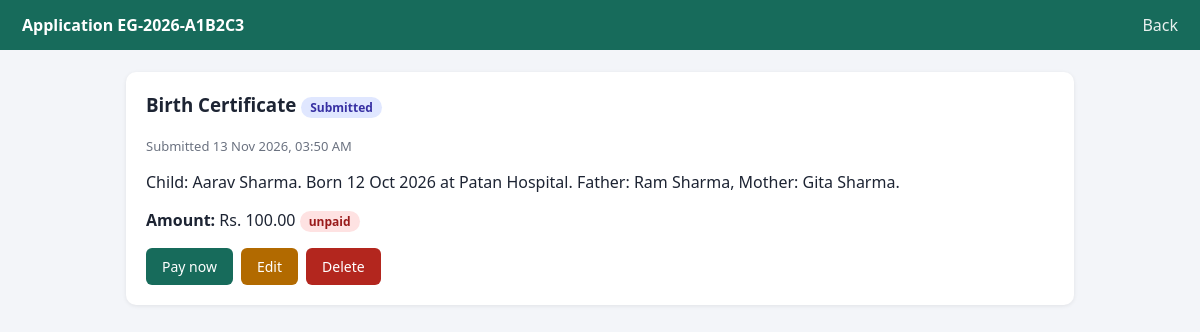
The page /view.php?id=1 (signed in) on the database its author committed.
### tables this page shows
CREATE TABLE applications (
  id INT AUTO_INCREMENT PRIMARY KEY,
  ref_no VARCHAR(20) NOT NULL UNIQUE,
  user_id INT NOT NULL,
  service_type_id INT NOT NULL,
  details TEXT NOT NULL,
  amount_due DECIMAL(10,2) NOT NULL DEFAULT 0,
  payment_status ENUM('unpaid','paid') NOT NULL DEFAULT 'unpaid',
  paid_at DATETIME NULL,
  status ENUM('submitted','under_review','approved','rejected','delivered') NOT NULL DEFAULT 'submitted',
  admin_remarks TEXT NULL,
  handled_by INT NULL,
  delivered_at DATETIME NULL,
  document_no VARCHAR(30) NULL,
  delivery_note VARCHAR(255) NULL,
  created_at TIMESTAMP DEFAULT CURRENT_TIMESTAMP,
  updated_at TIMESTAMP DEFAULT CURRENT_TIMESTAMP ON UPDATE CURRENT_TIMESTAMP,
  FOREIGN KEY (user_id) REFERENCES users(id) ON DELETE CASCADE,
  FOREIGN KEY (service_type_id) REFERENCES service_types(id),
  FOREIGN KEY (handled_by) REFERENCES admins(id) ON DELETE SET NULL
);

CREATE TABLE service_types (
  id INT AUTO_INCREMENT PRIMARY KEY,
  name VARCHAR(80) NOT NULL UNIQUE,
  description VARCHAR(255) NOT NULL DEFAULT '',
  hint VARCHAR(255) NOT NULL DEFAULT '',
  fee DECIMAL(10,2) NOT NULL DEFAULT 0,
  needs_amount TINYINT(1) NOT NULL DEFAULT 0,    
  is_active TINYINT(1) NOT NULL DEFAULT 1
);

### view.php (the view, shortened to what this page needs)
<?php
require 'config/db.php'; require_user();
$st = $pdo->prepare("SELECT a.*, s.name AS service, u.full_name, u.address, u.district FROM applications a
  JOIN service_types s ON s.id=a.service_type_id JOIN users u ON u.id=a.user_id WHERE a.id=? AND a.user_id=?");
$st->execute([(int)($_GET['id'] ?? 0), $_SESSION['user_id']]);
$a = $st->fetch() ?: die('Not found');
$editable = $a['status'] === 'submitted' && $a['payment_status'] === 'unpaid';
$payable  = $a['amount_due'] > 0 && $a['payment_status'] === 'unpaid' && $a['status'] !== 'rejected';
head('Application ' . $a['ref_no'], 'user', '<a href="dashboard.php">Back</a>');
?>
<div class="panel">
<h3 style="margin-top:0"><?= e($a['service']) ?> <?= badge($a['status']) ?></h3>
<p class="meta">Submitted <?= date('d M Y, h:i A', strtotime($a['created_at'])) ?></p>
<p><?= nl2br(e($a['details'])) ?></p>
<p><b>Amount:</b> <?= $a['amount_due'] > 0 ? money($a['amount_due']) . ' ' . badge($a['payment_status']) : 'No fee' ?>
<?= $a['paid_at'] ? '<span class="meta"> (paid ' . date('d M Y', strtotime($a['paid_at'])) . ')</span>' : '' ?></p>
<div class="actions">
<?php if ($payable): ?><a class="btn green" href="pay.php?id=<?= $a['id'] ?>">Pay now</a><?php endif; ?>
<?php if ($editable): ?><a class="btn amber" href="apply.php?id=<?= $a['id'] ?>">Edit</a>
<form method="post" action="cancel.php" onsubmit="return confirm('Delete this application?')"><?= csrf_field() ?>
<input type="hidden" name="id" value="<?= $a['id'] ?>"><button class="btn red">Delete</button></form><?php endif; ?>
</div></div>
<?php foot();

### config/db.php (shortened to what this page needs)
<?php
function e($s) { return htmlspecialchars((string)$s, ENT_QUOTES, 'UTF-8'); }
function money($n) { return 'Rs. ' . number_format((float)$n, 2); }
function badge($s) { return '<span class="badge ' . e($s) . '">' . e(STATUS_LABEL[$s] ?? $s) . '</span>'; }
function head($title, $cls = '', $nav = '', $base = '') {
    echo '<!DOCTYPE html><html><head><meta charset="utf-8"><meta name="viewport" content="width=device-width,initial-scale=1">'
       . '<title>' . e($title) . '</title><link rel="stylesheet" href="' . $base . 'assets/style.css"></head><body>'
       . '<header class="' . $cls . '"><strong>' . e($title) . '</strong><nav>' . $nav . '</nav></header><main>';
}
function foot() { echo '</main></body></html>'; }

### assets/style.css (style rules this page uses)
* { box-sizing:border-box }
body { margin:0;font-family:system-ui,Arial,sans-serif;background:#f3f5f9;color:#1d2433 }
header { background:#1f3a68;color:#fff;padding:14px 22px;display:flex;justify-content:space-between;align-items:center;flex-wrap:wrap;gap:8px }
header.user { background:#176b5b }
header nav a { color:#fff;margin-left:14px;text-decoration:none;opacity:.9 }
main { max-width:980px;margin:22px auto;padding:0 16px }
.panel { background:#fff;padding:20px;border-radius:10px;box-shadow:0 1px 4px rgba(0,0,0,.08);margin-bottom:16px }
.btn { display:inline-block;background:#1f3a68;color:#fff;border:0;padding:9px 16px;border-radius:6px;cursor:pointer;text-decoration:none;font:inherit;font-size:14px }
.btn.green { background:#176b5b }
.btn.red { background:#b3261e }
.btn.amber { background:#b26a00 }
.badge { display:inline-block;padding:2px 9px;border-radius:12px;font-size:12px;font-weight:600;background:#e5e7eb;color:#374151 }
.badge.submitted { background:#e0e7ff;color:#3730a3 }
.badge.unpaid { background:#fee2e2;color:#991b1b }
.meta { color:#6b7280;font-size:13px }
.actions { display:flex;gap:8px;flex-wrap:wrap;align-items:center }
.actions form { margin:0 }

### rows shown on the page
applications: service_type.name "Birth Certificate", status "Submitted unpaid", created_at "13 Nov 2026, 03:50 AM", details "Child: Aarav Sharma. Born 12 Oct 2026 at Patan Hospital. Father: Ram Sharma, Mother: Gita Sharma.", amount_due "Rs. 100.00"

### other values the page prints
$title "Application EG-2026-A1B2C3"
$nav "Back"
